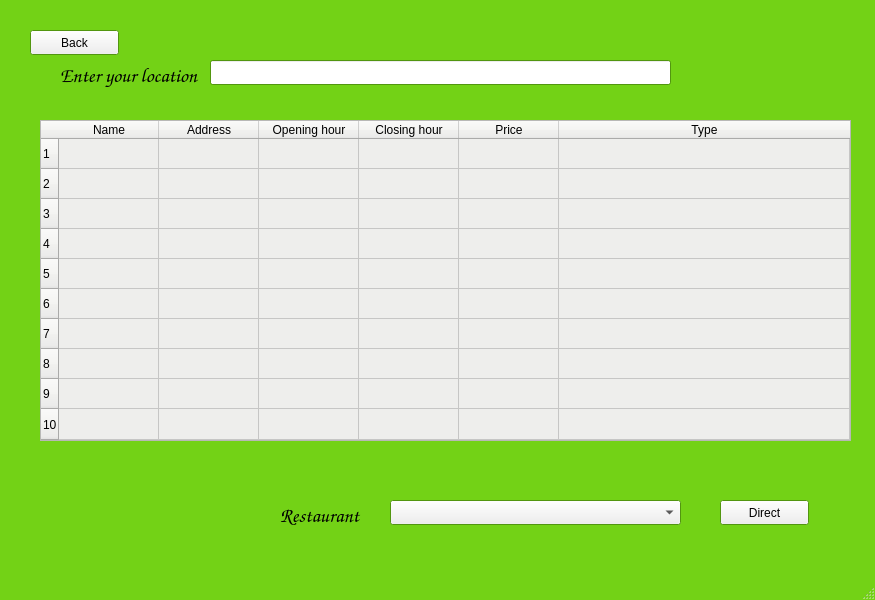
<?xml version="1.0" encoding="UTF-8"?>
<ui version="4.0">
 <class>MainWindow</class>
 <widget class="QMainWindow" name="MainWindow">
  <property name="geometry">
   <rect>
    <x>0</x>
    <y>0</y>
    <width>875</width>
    <height>600</height>
   </rect>
  </property>
  <property name="palette">
   <palette>
    <active>
     <colorrole role="Base">
      <brush brushstyle="SolidPattern">
       <color alpha="255">
        <red>255</red>
        <green>255</green>
        <blue>255</blue>
       </color>
      </brush>
     </colorrole>
     <colorrole role="Window">
      <brush brushstyle="SolidPattern">
       <color alpha="255">
        <red>115</red>
        <green>210</green>
        <blue>22</blue>
       </color>
      </brush>
     </colorrole>
    </active>
    <inactive>
     <colorrole role="Base">
      <brush brushstyle="SolidPattern">
       <color alpha="255">
        <red>255</red>
        <green>255</green>
        <blue>255</blue>
       </color>
      </brush>
     </colorrole>
     <colorrole role="Window">
      <brush brushstyle="SolidPattern">
       <color alpha="255">
        <red>115</red>
        <green>210</green>
        <blue>22</blue>
       </color>
      </brush>
     </colorrole>
    </inactive>
    <disabled>
     <colorrole role="Base">
      <brush brushstyle="SolidPattern">
       <color alpha="255">
        <red>115</red>
        <green>210</green>
        <blue>22</blue>
       </color>
      </brush>
     </colorrole>
     <colorrole role="Window">
      <brush brushstyle="SolidPattern">
       <color alpha="255">
        <red>115</red>
        <green>210</green>
        <blue>22</blue>
       </color>
      </brush>
     </colorrole>
    </disabled>
   </palette>
  </property>
  <property name="windowTitle">
   <string>MainWindow</string>
  </property>
  <widget class="QWidget" name="centralwidget">
   <widget class="QLabel" name="label">
    <property name="geometry">
     <rect>
      <x>0</x>
      <y>0</y>
      <width>881</width>
      <height>581</height>
     </rect>
    </property>
    <property name="palette">
     <palette>
      <active>
       <colorrole role="Base">
        <brush brushstyle="SolidPattern">
         <color alpha="255">
          <red>255</red>
          <green>255</green>
          <blue>255</blue>
         </color>
        </brush>
       </colorrole>
       <colorrole role="Window">
        <brush brushstyle="SolidPattern">
         <color alpha="255">
          <red>173</red>
          <green>127</green>
          <blue>168</blue>
         </color>
        </brush>
       </colorrole>
      </active>
      <inactive>
       <colorrole role="Base">
        <brush brushstyle="SolidPattern">
         <color alpha="255">
          <red>255</red>
          <green>255</green>
          <blue>255</blue>
         </color>
        </brush>
       </colorrole>
       <colorrole role="Window">
        <brush brushstyle="SolidPattern">
         <color alpha="255">
          <red>173</red>
          <green>127</green>
          <blue>168</blue>
         </color>
        </brush>
       </colorrole>
      </inactive>
      <disabled>
       <colorrole role="Base">
        <brush brushstyle="SolidPattern">
         <color alpha="255">
          <red>173</red>
          <green>127</green>
          <blue>168</blue>
         </color>
        </brush>
       </colorrole>
       <colorrole role="Window">
        <brush brushstyle="SolidPattern">
         <color alpha="255">
          <red>173</red>
          <green>127</green>
          <blue>168</blue>
         </color>
        </brush>
       </colorrole>
      </disabled>
     </palette>
    </property>
    <property name="text">
     <string/>
    </property>
    <property name="pixmap">
     <pixmap>../Images/sight1.jpg</pixmap>
    </property>
   </widget>
   <widget class="QLabel" name="label_2">
    <property name="geometry">
     <rect>
      <x>60</x>
      <y>60</y>
      <width>141</width>
      <height>31</height>
     </rect>
    </property>
    <property name="font">
     <font>
      <family>URW Chancery L</family>
      <pointsize>15</pointsize>
      <italic>true</italic>
     </font>
    </property>
    <property name="text">
     <string>Enter your location</string>
    </property>
   </widget>
   <widget class="QLineEdit" name="location">
    <property name="geometry">
     <rect>
      <x>210</x>
      <y>60</y>
      <width>461</width>
      <height>25</height>
     </rect>
    </property>
   </widget>
   <widget class="QComboBox" name="res">
    <property name="geometry">
     <rect>
      <x>390</x>
      <y>500</y>
      <width>291</width>
      <height>25</height>
     </rect>
    </property>
   </widget>
   <widget class="QLabel" name="label_3">
    <property name="geometry">
     <rect>
      <x>280</x>
      <y>500</y>
      <width>91</width>
      <height>31</height>
     </rect>
    </property>
    <property name="font">
     <font>
      <family>URW Chancery L</family>
      <pointsize>15</pointsize>
      <italic>true</italic>
     </font>
    </property>
    <property name="text">
     <string>Restaurant</string>
    </property>
   </widget>
   <widget class="QPushButton" name="direct">
    <property name="geometry">
     <rect>
      <x>720</x>
      <y>500</y>
      <width>89</width>
      <height>25</height>
     </rect>
    </property>
    <property name="text">
     <string>Direct</string>
    </property>
   </widget>
   <widget class="QPushButton" name="back">
    <property name="geometry">
     <rect>
      <x>30</x>
      <y>30</y>
      <width>89</width>
      <height>25</height>
     </rect>
    </property>
    <property name="text">
     <string>Back</string>
    </property>
   </widget>
   <widget class="QTableWidget" name="result">
    <property name="geometry">
     <rect>
      <x>40</x>
      <y>120</y>
      <width>811</width>
      <height>321</height>
     </rect>
    </property>
    <property name="tabletTracking">
     <bool>false</bool>
    </property>
    <property name="autoFillBackground">
     <bool>false</bool>
    </property>
    <property name="styleSheet">
     <string notr="true">background-color: rgb(238, 238, 236);</string>
    </property>
    <property name="sizeAdjustPolicy">
     <enum>QAbstractScrollArea::AdjustToContents</enum>
    </property>
    <property name="autoScroll">
     <bool>true</bool>
    </property>
    <property name="alternatingRowColors">
     <bool>false</bool>
    </property>
    <property name="iconSize">
     <size>
      <width>0</width>
      <height>0</height>
     </size>
    </property>
    <property name="rowCount">
     <number>10</number>
    </property>
    <property name="columnCount">
     <number>6</number>
    </property>
    <attribute name="horizontalHeaderVisible">
     <bool>true</bool>
    </attribute>
    <attribute name="horizontalHeaderCascadingSectionResizes">
     <bool>false</bool>
    </attribute>
    <attribute name="horizontalHeaderHighlightSections">
     <bool>true</bool>
    </attribute>
    <attribute name="horizontalHeaderShowSortIndicator" stdset="0">
     <bool>false</bool>
    </attribute>
    <attribute name="horizontalHeaderStretchLastSection">
     <bool>true</bool>
    </attribute>
    <attribute name="verticalHeaderCascadingSectionResizes">
     <bool>false</bool>
    </attribute>
    <attribute name="verticalHeaderMinimumSectionSize">
     <number>21</number>
    </attribute>
    <attribute name="verticalHeaderShowSortIndicator" stdset="0">
     <bool>false</bool>
    </attribute>
    <attribute name="verticalHeaderStretchLastSection">
     <bool>true</bool>
    </attribute>
    <row/>
    <row/>
    <row/>
    <row/>
    <row/>
    <row/>
    <row/>
    <row/>
    <row/>
    <row/>
    <column>
     <property name="text">
      <string>Name</string>
     </property>
    </column>
    <column>
     <property name="text">
      <string>Address</string>
     </property>
    </column>
    <column>
     <property name="text">
      <string>Opening hour</string>
     </property>
    </column>
    <column>
     <property name="text">
      <string>Closing hour</string>
     </property>
    </column>
    <column>
     <property name="text">
      <string>Price</string>
     </property>
    </column>
    <column>
     <property name="text">
      <string>Type</string>
     </property>
    </column>
   </widget>
  </widget>
  <widget class="QStatusBar" name="statusbar"/>
 </widget>
 <resources/>
 <connections/>
</ui>
